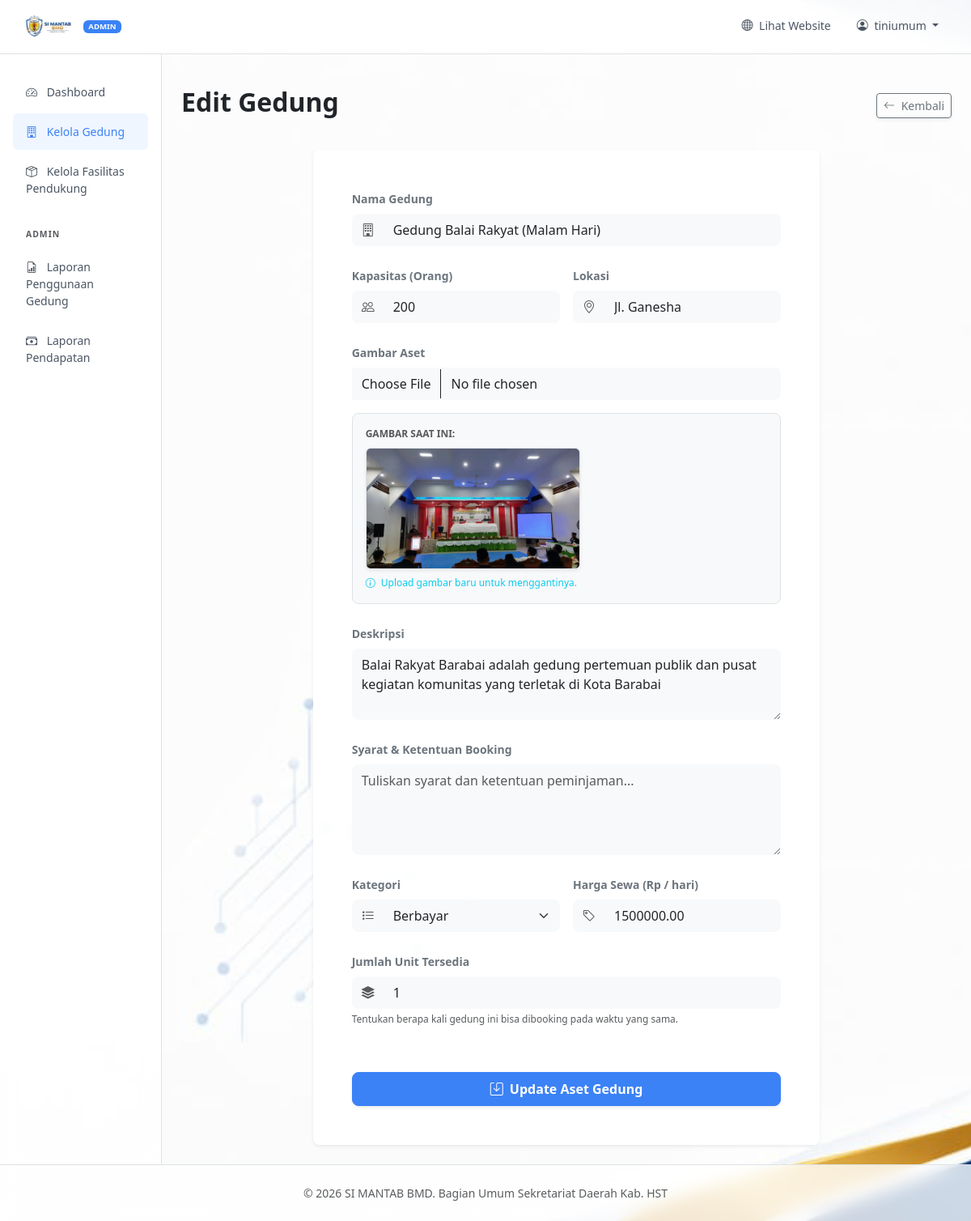
Page /admin/building_form.php?id=1 (signed in) on the committed database.
### tables this page shows
CREATE TABLE `buildings` (
  `id` int(11) NOT NULL,
  `name` varchar(255) NOT NULL,
  `price` decimal(10,2) NOT NULL DEFAULT 0.00,
  `quantity` int(11) NOT NULL DEFAULT 1,
  `category` enum('gratis','berbayar') NOT NULL DEFAULT 'gratis',
  `description` text DEFAULT NULL,
  `requirements` text DEFAULT NULL,
  `capacity` int(11) DEFAULT NULL,
  `location` text DEFAULT NULL,
  `image_url` varchar(255) DEFAULT NULL,
  `created_at` timestamp NOT NULL DEFAULT current_timestamp()
);

### admin/building_form.php (the view, shortened to what this page needs)
<?php
require_once '../config.php';
$id = $_GET['id'] ?? null;
$building = null;
if ($id) {
    $stmt = $pdo->prepare("SELECT * FROM buildings WHERE id = ?");
    $stmt->execute([$id]);
    $building = $stmt->fetch(PDO::FETCH_ASSOC);
}
include 'header.php';
?>
<div class="d-flex justify-content-between flex-wrap flex-md-nowrap align-items-center pt-3 pb-2 mb-4">
    <h1 class="h2 fw-bold"><?= $id ? 'Edit Gedung' : 'Tambah Gedung' ?></h1>
    <a href="buildings.php" class="btn btn-outline-secondary shadow-sm btn-sm">
        <i class="bi bi-arrow-left me-1"></i> Kembali
    </a>
</div>
<div class="row justify-content-center">
    <div class="col-lg-8">
        <div class="card border-0 shadow-sm rounded-3">
            <div class="card-body p-4 p-sm-5">
                <form method="POST" enctype="multipart/form-data">
                    <div class="mb-4">
                        <label class="form-label small fw-bold text-secondary">Nama Gedung</label>
                        <div class="input-group">
                            <span class="input-group-text bg-light border-0"><i class="bi bi-building text-muted"></i></span>
                            <input type="text" name="name" value="<?= htmlspecialchars($building['name'] ?? '') ?>" required class="form-control bg-light border-0 py-2 shadow-none" placeholder="Masukkan nama gedung">
                        </div>
                    </div>
                    <div class="row g-3 mb-4">
                        <div class="col-md-6">
                            <label class="form-label small fw-bold text-secondary">Kapasitas (Orang)</label>
                            <div class="input-group">
                                <span class="input-group-text bg-light border-0"><i class="bi bi-people text-muted"></i></span>
                                <input type="number" name="capacity" value="<?= htmlspecialchars($building['capacity'] ?? '') ?>" required class="form-control bg-light border-0 py-2 shadow-none" placeholder="Contoh: 100">
                            </div>
                        </div>
                        <div class="col-md-6">
                            <label class="form-label small fw-bold text-secondary">Lokasi</label>
                            <div class="input-group">
                                <span class="input-group-text bg-light border-0"><i class="bi bi-geo-alt text-muted"></i></span>
                                <input type="text" name="location" value="<?= htmlspecialchars($building['location'] ?? '') ?>" class="form-control bg-light border-0 py-2 shadow-none" placeholder="Masukkan lokasi gedung">
                            </div>
                        </div>
                    </div>
                    <div class="mb-4">
                        <label class="form-label small fw-bold text-secondary">Gambar Aset</label>
                        <input type="file" name="image_file" accept="image/jpeg,image/png,image/gif" class="form-control bg-light border-0 py-2 shadow-none">
                        <?php if ($id && !empty($building['image_url'])): ?>
                            <div class="mt-3 p-3 bg-light rounded-3 border">
                                <p class="xsmall fw-bold text-muted text-uppercase mb-2">Gambar Saat Ini:</p>
                                <img src="../<?= htmlspecialchars($building['image_url']) ?>" alt="Gambar saat ini" class="img-fluid rounded-2 shadow-sm border" style="max-height: 150px;">
                                <div class="form-text xsmall mt-2 text-info"><i class="bi bi-info-circle me-1"></i> Upload gambar baru untuk menggantinya.</div>
                            </div>
                        <?php endif; ?>
                    </div>
                    <div class="mb-4">
                        <label class="form-label small fw-bold text-secondary">Deskripsi</label>
                        <textarea name="description" rows="3" class="form-control bg-light border-0 py-2 shadow-none" placeholder="Jelaskan mengenai gedung ini"><?= htmlspecialchars($building['description'] ?? '') ?></textarea>
                    </div>
                    <div class="mb-4">
                        <label class="form-label small fw-bold text-secondary">Syarat & Ketentuan Booking</label>
                        <textarea name="requirements" rows="4" class="form-control bg-light border-0 py-2 shadow-none" placeholder="Tuliskan syarat dan ketentuan peminjaman..."><?= htmlspecialchars($building['requirements'] ?? '') ?></textarea>
                    </div>
                    <div class="row g-3 mb-4">
                        <div class="col-md-6">
                            <label class="form-label small fw-bold text-secondary">Kategori</label>
                            <div class="input-group">
                                <span class="input-group-text bg-light border-0"><i class="bi bi-list-stars text-muted"></i></span>
                                <select name="category" id="category" class="form-select bg-light border-0 py-2 shadow-none">
                                    <option value="berbayar" <?= ($building['category'] ?? 'gratis') == 'berbayar' ? 'selected' : '' ?>>Berbayar</option>
                                </select>
                            </div>
                        </div>
                        <div class="col-md-6" id="price-field-wrapper">
                            <div id="price-field" class="<?= ($building['category'] ?? 'gratis') == 'gratis' ? 'd-none' : '' ?>">
                                <label class="form-label small fw-bold text-secondary">Harga Sewa (Rp / hari)</label>
                                <div class="input-group">
                                    <span class="input-group-text bg-light border-0"><i class="bi bi-tag text-muted"></i></span>
                                    <input type="number" name="price" value="<?= htmlspecialchars($building['price'] ?? 0) ?>" step="1" class="form-control bg-light border-0 py-2 shadow-none">
                                </div>
                            </div>
                        </div>
                    </div>
                    <div class="mb-5">
                        <label class="form-label small fw-bold text-secondary">Jumlah Unit Tersedia</label>
                        <div class="input-group">
                            <span class="input-group-text bg-light border-0"><i class="bi bi-stack text-muted"></i></span>
                            <input type="number" name="quantity" value="<?= htmlspecialchars($building['quantity'] ?? 1) ?>" required class="form-control bg-light border-0 py-2 shadow-none">
                        </div>
                        <div class="form-text xsmall">Tentukan berapa kali gedung ini bisa dibooking pada waktu yang sama.</div>
                    </div>
                    <div class="pt-2">
                        <button type="submit" class="btn btn-primary w-100 py-2 fw-bold rounded-3 shadow-sm">
                            <i class="bi bi-save me-1"></i> <?= $id ? 'Update Aset Gedung' : 'Tambah Aset Gedung' ?>
                        </button>
                    </div>
                </form>
            </div>
        </div>
    </div>
</div>
<?php include '../footer.php'; ?>

### admin/header.php (style rules this page uses)
:root { --bs-primary: #3b82f6; --bs-primary-rgb: 59, 130, 246; }
.btn-primary { background-color: var(--bs-primary); border-color: var(--bs-primary); }
html, body { height: 100%; margin: 0; }
body { background-image: url('../assets/simantab.jpg'); background-size: cover; background-attachment: fixed; background-position: center; background-repeat: no-repeat; min-height: 100vh; }
.card { background-color: rgba(255, 255, 255, 0.9); backdrop-filter: blur(5px); border: none; border-radius: 0.75rem; }

### admin/building_form.php (style rules this page uses)
.input-group-text { border-radius: 0.5rem 0 0 0.5rem; }
.form-control, .form-select { border-radius: 0 0.5rem 0.5rem 0; }
textarea.form-control { border-radius: 0.5rem; }
.xsmall { font-size: 0.75rem; }

### rows in the picture
buildings: name "Gedung Balai Rakyat (Malam Hari)", capacity "200", location "Jl. Ganesha", image_url (picture), description "Balai Rakyat Barabai adalah gedung pertemuan publik dan pusat kegiatan komunitas yang terletak di Kota Barabai", category "Berbayar", price "1500000.00", quantity "1"

### other values in the picture
$_SESSION['username'] "tiniumum"
